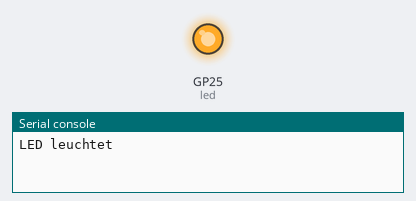
The program below on a simulated Raspberry Pi Pico running MicroPython. On the bench: output pins drawn as LEDs (lit = HIGH), the last lines printed to the serial console.

Above: at 1.0 s.
At 5.5 s:
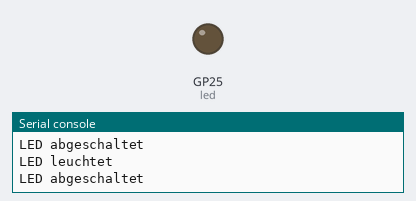
Timing chart, 0 to 6.9 s (numbered marks = the images above):
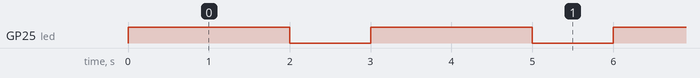

Measured:
- by itself, GP25 (led): alternates HIGH for 2.0 s and LOW for 1.0 s

The program:

1_Onboard_LED_Blinker.py
```python
# Demoprogramm lässt LED blinken und
# gibt Meldungen auf der Konsole aus.
"""
Erstes MicroPython-Programm zum Test der PyCharm IDE
Stand 24.11.2022 - Python 3.7 mit MicroPython Extension auf PyBoard ( Pico )
"""
import machine
import time

led = machine.Pin(25, machine.Pin.OUT)

while True:
    led(1)
    print("LED leuchtet")
    time.sleep(2)
    led(0)
    print("LED abgeschaltet")
    time.sleep(1)
```
